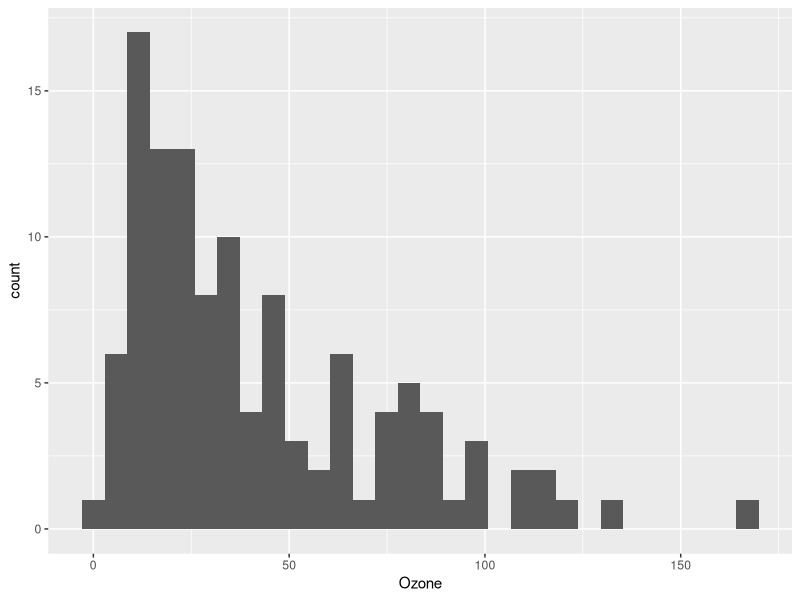
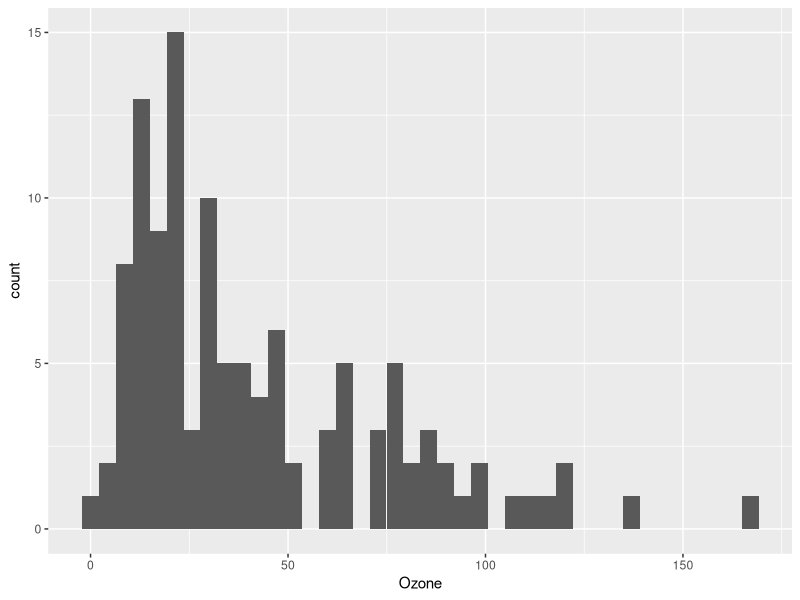
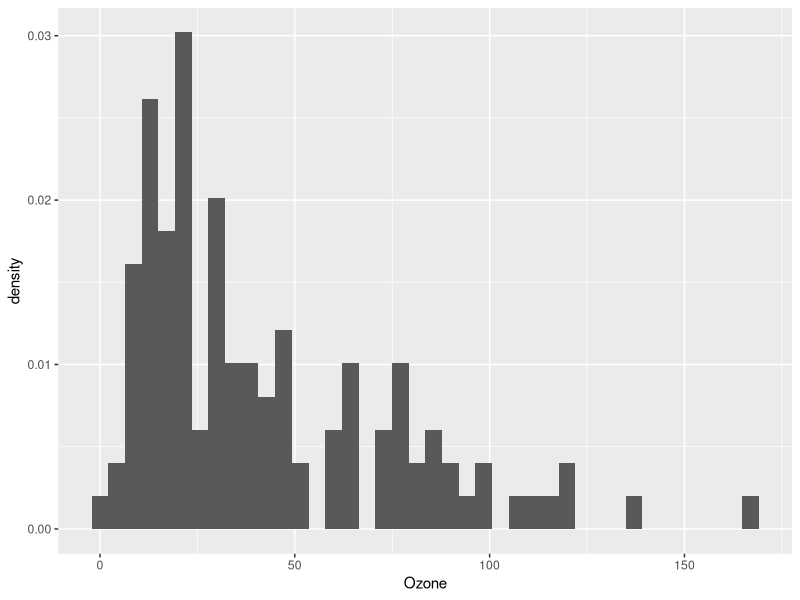
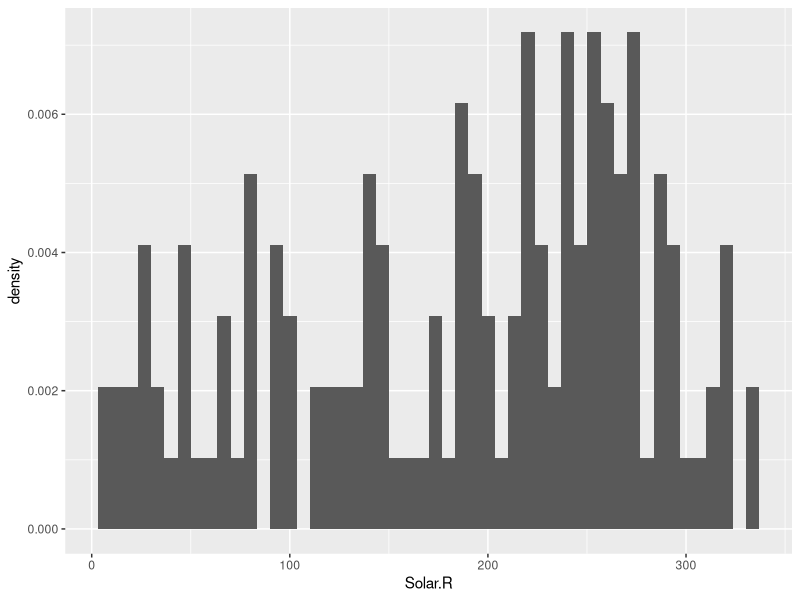
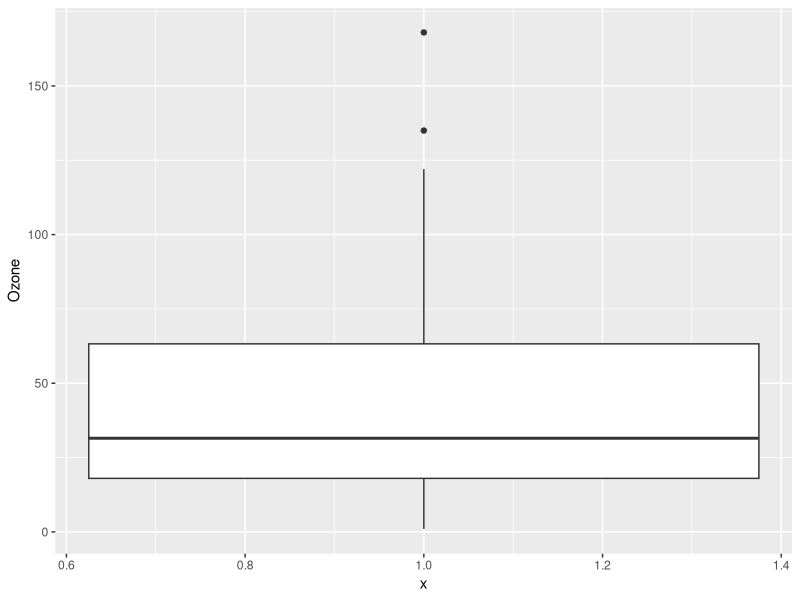
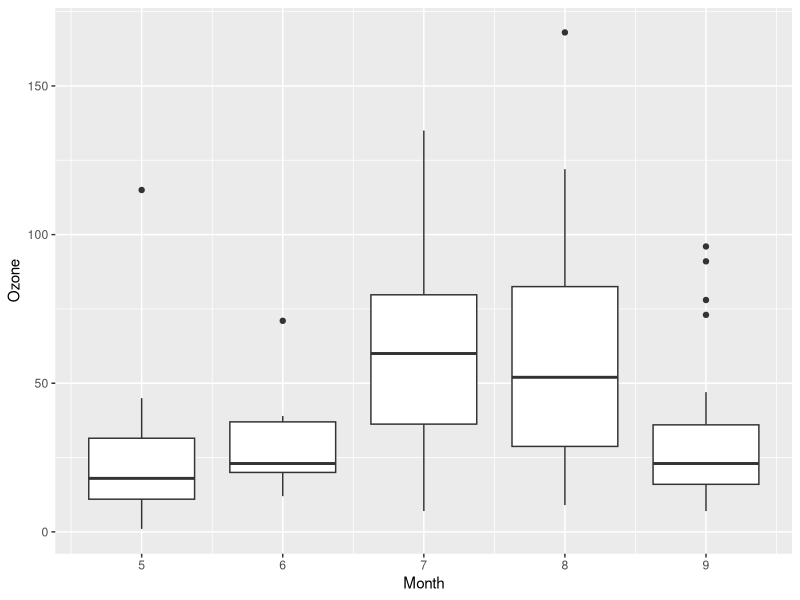
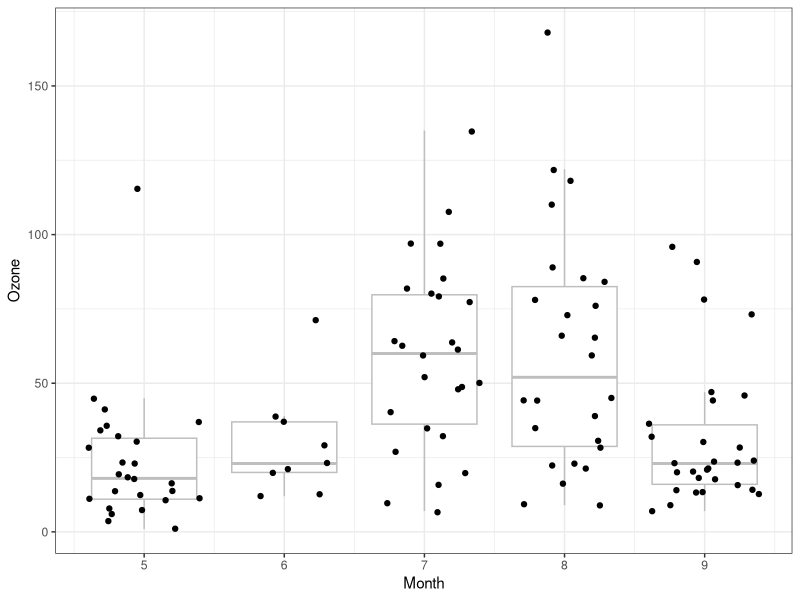
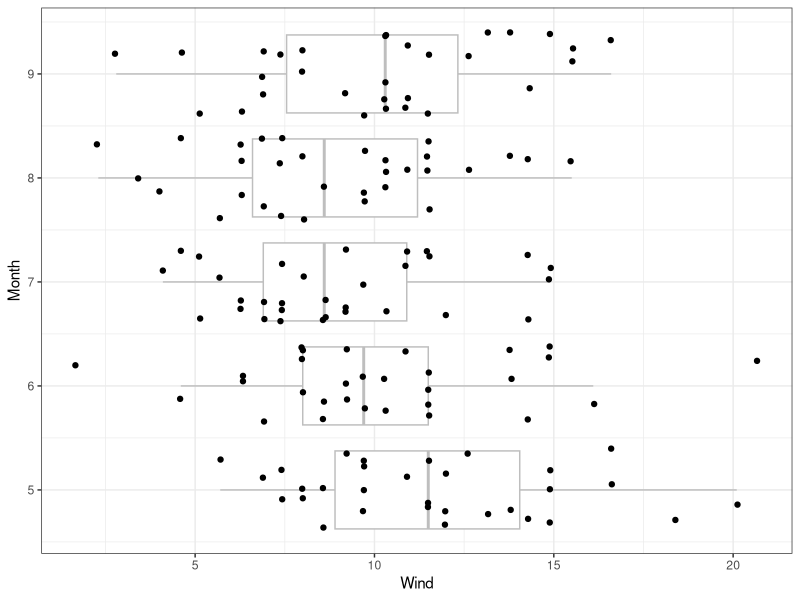

These figures' R source, in order: (Note: this script raises an error after producing the figures.)
## ---- chunk 1
library("tidyverse")
## ---- chunk 2
dim(airquality)
head(airquality)
tail(airquality)
summary(airquality)
## ---- chunk 3
airquality <- airquality %>%
  mutate(Date = as.Date(paste("1973",Month,Day,sep="/"))) 
## ---- chunk 4
ggplot(airquality,     # data.frame containing the data
       aes(x=Ozone)) + # a column name from the data.frame
  geom_histogram()     # create a histogram
## ---- chunk 5
ggplot(airquality, aes(x=Ozone)) + 
  geom_histogram(bins = 40)
## ---- chunk 6
ggplot(airquality, aes(x=Ozone)) + 
  geom_histogram(aes(y=..density..), bins = 40)
## ---- chunk 7
ggplot(airquality, aes(x=Solar.R)) + 
  geom_histogram(aes(y=..density..), bins = 50)
## ---- chunk 8
ggplot(airquality,     
       aes(x=1,y=Ozone)) + 
  geom_boxplot()     
## ---- chunk 9
ggplot(airquality,     
       aes(x=Month, y=Ozone, group=Month)) + 
  geom_boxplot()     
## ---- chunk 10
ggplot(airquality,     
       aes(x=Month, y=Ozone, group=Month)) + 
  geom_boxplot(color='grey',                 # make the boxes not so obvious
               outlier.shape = NA) +         # remove outliers, 
  geom_jitter() +                            # because they get plotted here
  theme_bw()                                 # Change the theme to remove gray
## ---- chunk 11
ggplot(airquality,     
       aes(x=Month, y=Wind, group=Month)) + 
  geom_boxplot(outlier.shape = NA, color='grey') +         
  geom_jitter() +                       
  theme_bw() +
  coord_flip()
## ---- chunk 12
ggplot(airquality, aes(x = Date, y = Ozone)) +
  geom_point()
## ---- chunk 13
ggplot(airquality, aes(x = Date, y = Ozone)) +
  geom_line()
## ---- chunk 14
ggplot(airquality, aes(x = Solar.R, y = Ozone)) +
  geom_point()
## ---- chunk 15
ggplot(airquality, aes(x = Temp, y = Wind)) +
  geom_point()
## ---- chunk 16
airquality_long <- airquality %>%
  select(-Month, -Day) %>%              # Remove these columns
  tidyr::gather(response, value, -Date)
## ---- chunk 17
dim(airquality)
dim(airquality_long)

head(airquality_long)
summary(airquality_long)
table(airquality_long$response)
## ---- chunk 18
ggplot(airquality_long, 
       aes(x = Date, y = value, 
           linetype = response,
           color = response, 
           group = response)) +
  geom_line()
## ---- chunk 19
ggplot(airquality_long, aes(Date, value)) +
  geom_point() + 
  facet_wrap(~response)
## ---- chunk 20
ggplot(airquality_long, aes(Date, value)) +
  geom_line() + 
  facet_wrap(~response,scales="free_y")
## ---- chunk 21
airquality2 <- airquality_long %>%
  tidyr::spread(response, value)
## ---- chunk 22
g <- ggplot(airquality2,
       aes(x = Temp, y = Wind)) +
  geom_point()

g # Then you can see the plot by just typing the object name
## ---- chunk 23
g <- g +
  labs(x = "Temperature (F)",
       y = "Wind speed (mph)",
       title = "New York (May-September 1973)")

g
## ---- chunk 24
g <- g + theme_bw()
g
## ---- chunk 25
g <- g + geom_smooth(method="lm")
g
## ---- chunk 26
ggplot(airquality2,
       aes(x = Temp, y = Wind)) +
  geom_point() +
  geom_smooth(method = "lm") + 
  labs(x = "Temperature (F)",
       y = "Wind speed (mph)",
       title = "New York (May-September 1973)") + 
  theme_bw()
## ---- chunk 27
ggplot(cars,
       aes(x=speed, y=dist)) +
  geom_point() + 
  geom_smooth(method = "lm") +
  labs(x = "Speed (mph)",
       y = "Stopping distance (ft)",
       title = "Stopping distance as a function of speed (1920s)") +
  theme_bw()
## ---- chunk 28
knitr::knit("lab02.Rmd", tangle = TRUE)
